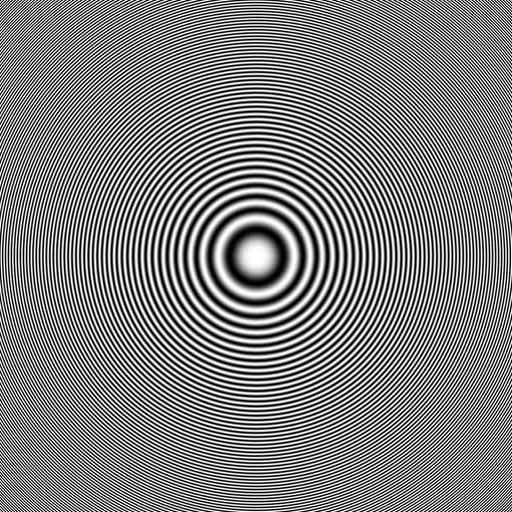
#> input picture 1/data/circles_concentric.png, 512 x 512 px
$ python myShrinkImageByFactorD.py
#> lines starting #> are read from the running program, lines starting #| are printed output that depends on the picture
import numpy as np
from PIL import Image   ##This library is used to show images (imp)
from matplotlib import pyplot as plt

def shrink_image_d(img_arr,d):
	shrink_img=Image.fromarray(img_arr[::d][:,::d].astype('uint8'))  #select alternate d row and column of an image
	return shrink_img


if __name__ == '__main__':
	img_circle=Image.open("../data/circles_concentric.png")  # Open image using PIL library
#> img_circle is the input picture: PIL image 512x512 L; min 0, max 255, mean 127.5
	img_circle.show()
	shrink_image1=shrink_image_d(np.array(img_circle),2) # compressing image by factor 2
#> in shrink_image_d, `shrink_img=Image.fromarray(img_arr[::d][:,::d].astype('uint8'))`:
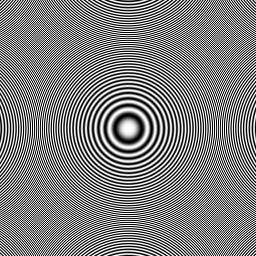
#> shrink_img: PIL image 256x256 L; min 0, max 255, mean 127.5
	shrink_image2=shrink_image_d(np.array(img_circle),3) # compressing image by factor 3
#> call 2 of shrink_image_d, with d = 3
#> in shrink_image_d (call 2), `shrink_img=Image.fromarray(img_arr[::d][:,::d].astype('uint8'))`:
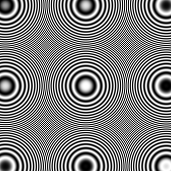
#> shrink_img: PIL image 171x171 L; min 0, max 255, mean 126.7
	shrink_image1.show()
	shrink_image2.show()
	fig=plt.figure(figsize=(8,8))
	fig.add_subplot(2,1,1)
	plt.imshow(shrink_image1,cmap='gray')
	plt.colorbar()
	fig.add_subplot(2,1,2)
	plt.imshow(shrink_image2,cmap='gray')
	plt.colorbar()
	plt.show()
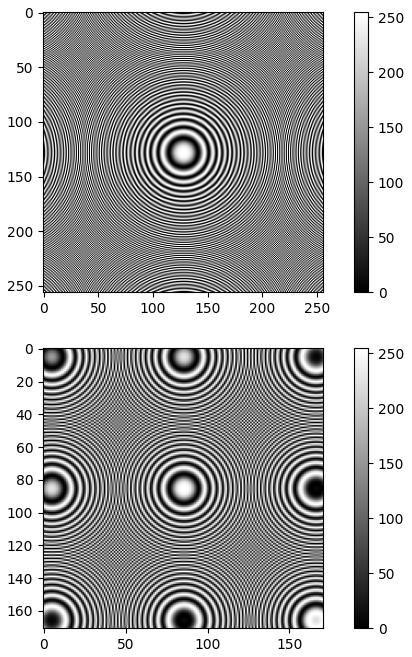
#> figure drawn by matplotlib, 4 panels
